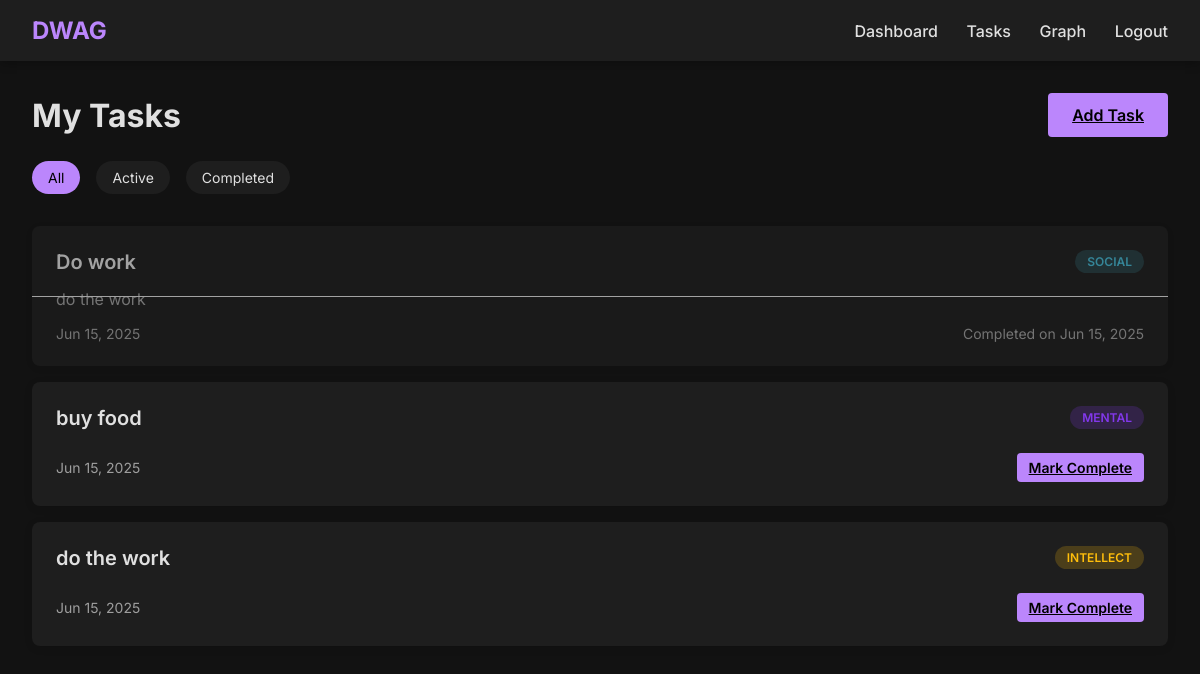
The page /view_tasks (signed in) on the database as committed earlier.
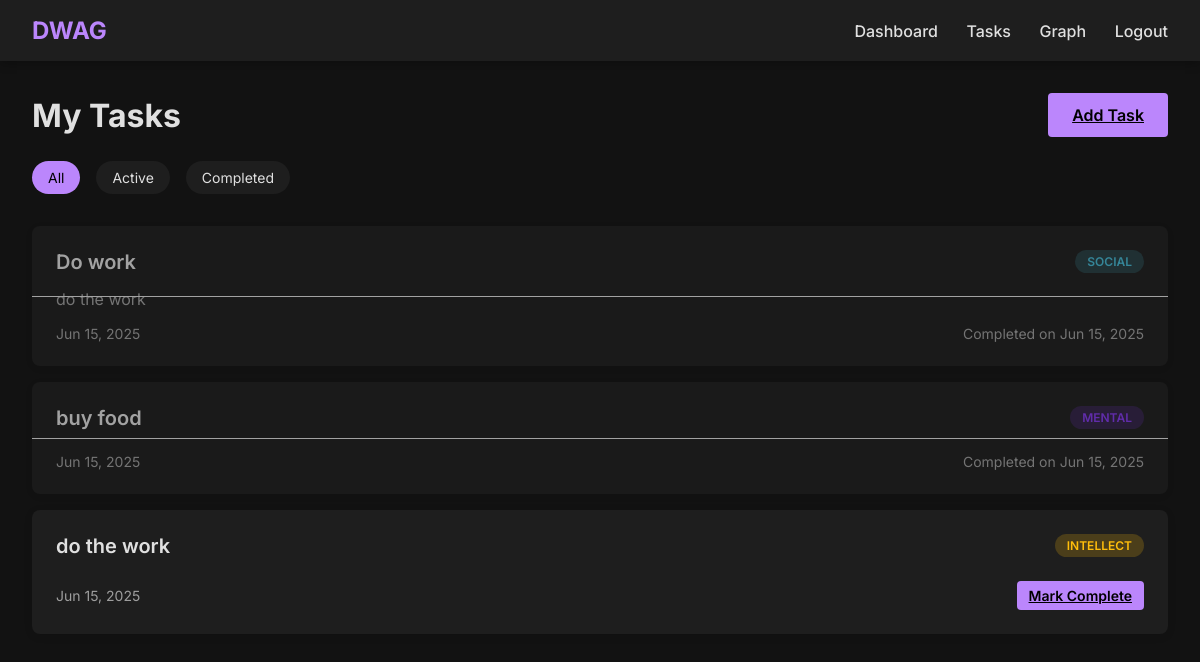
The same page on the database as committed later.
### app.py (models this page shows)
class Task(db.Model):
    id = db.Column(db.Integer, primary_key=True)
    title = db.Column(db.String(100), nullable=False)
    description = db.Column(db.Text)
    category = db.Column(db.String(50), nullable=False)
    completed = db.Column(db.Boolean, default=False)
    date_created = db.Column(db.DateTime, default=datetime.utcnow)
    user_id = db.Column(db.Integer, db.ForeignKey('user.id'), nullable=False)

### app.py (the view)
@app.route('/view_tasks')
def view_tasks():
    if 'user_id' not in session:
        return redirect(url_for('login'))
    tasks = Task.query.filter_by(user_id=session['user_id']).all()
    return render_template('view_tasks.html', tasks=tasks)

### templates/view_tasks.html (shortened to what this page needs)
{% extends "base.html" %}
{% block content %}
<div class="tasks-header">
    <h1>My Tasks</h1>
    <a href="{{ url_for('add_task') }}" class="btn btn-primary">Add Task</a>
</div>
<div class="task-filters">
    <a href="?filter=all" class="filter-btn {% if request.args.get('filter') == 'all' or not request.args.get('filter') %}active{% endif %}">All</a>
    <a href="?filter=active" class="filter-btn {% if request.args.get('filter') == 'active' %}active{% endif %}">Active</a>
    <a href="?filter=completed" class="filter-btn {% if request.args.get('filter') == 'completed' %}active{% endif %}">Completed</a>
</div>
<div class="task-list">
    {% if tasks %}
        {% for task in tasks %}
            <div class="task-card {% if task.completed %}completed{% endif %}">
                <div class="task-title">
                    <span>{{ task.title }}</span>
                    <span class="task-category category-{{ task.category.lower() }}">{{ task.category }}</span>
                </div>
                <p class="task-description">{{ task.description }}</p>
                <div class="task-footer">
                    <span>{{ task.date_created.strftime('%b %d, %Y') }}</span>
                    {% if not task.completed %}
                        <a href="{{ url_for('complete_task', task_id=task.id) }}" class="btn btn-small">Mark Complete</a>
                    {% else %}
                        <span>Completed on {{ task.date_created.strftime('%b %d, %Y') }}</span>
                    {% endif %}
                </div>
            </div>
        {% endfor %}
    {% else %}
        <p>No tasks found. <a href="{{ url_for('add_task') }}">Add your first task</a> to get started!</p>
    {% endif %}
</div>
{% endblock %}

### templates/base.html (shortened to what this page needs)
<!DOCTYPE html>
<html lang="en">
<head>
    <link rel="stylesheet" href="{{ url_for('static', filename='css/style.css') }}">
</head>
<body>
    <nav class="navbar">
        <div class="container">
            <a href="{{ url_for('index') }}" class="logo">DWAG</a>
            <div class="nav-links">
                {% if 'user_id' in session %}
                    <a href="{{ url_for('dashboard') }}">Dashboard</a>
                    <a href="{{ url_for('view_tasks') }}">Tasks</a>
                    <a href="{{ url_for('graph') }}">Graph</a>
                    <a href="{{ url_for('logout') }}">Logout</a>
                {% else %}
                    <a href="{{ url_for('login') }}">Login</a>
                    <a href="{{ url_for('register') }}">Register</a>
                {% endif %}
            </div>
        </div>
    </nav>
    <div class="container">
        {% block content %}{% endblock %}
    </div>
</body>
</html>

### static/css/style.css (style rules this page uses)
:root { --bg-color: #121212; --card-bg: #1e1e1e; --text-color: #e0e0e0; --text-muted: #9e9e9e; --primary: #bb86fc; --primary-variant: #3700b3; --secondary: #03dac6; --error: #cf6679; --success: #4caf50; --warning: #ff9800; --info: #2196f3; }
* { margin: 0; padding: 0; box-sizing: border-box; font-family: 'Inter', sans-serif; }
body { background-color: var(--bg-color); color: var(--text-color); min-height: 100vh; }
.container { max-width: 1200px; margin: 0 auto; padding: 2rem; }
.navbar { background-color: var(--card-bg); padding: 1rem 0; box-shadow: 0 2px 10px rgba(0, 0, 0, 0.3); }
.navbar .container { display: flex; justify-content: space-between; align-items: center; padding: 0 2rem; }
.logo { font-size: 1.5rem; font-weight: 700; color: var(--primary); text-decoration: none; }
.nav-links a { color: var(--text-color); text-decoration: none; margin-left: 1.5rem; font-weight: 500; transition: color 0.3s; }
.btn { padding: 0.75rem 1.5rem; background-color: var(--primary); color: #000; border: none; border-radius: 4px; font-weight: 600; cursor: pointer; transition: background-color 0.3s; }
.task-list { margin-top: 2rem; }
.task-card { background-color: var(--card-bg); padding: 1.5rem; border-radius: 8px; margin-bottom: 1rem; box-shadow: 0 2px 8px rgba(0, 0, 0, 0.1); }
.task-title { font-size: 1.25rem; font-weight: 600; margin-bottom: 0.5rem; display: flex; justify-content: space-between; }
.task-category { display: inline-block; padding: 0.25rem 0.75rem; border-radius: 20px; font-size: 0.75rem; font-weight: 600; margin-bottom: 0.5rem; }
.task-description { color: var(--text-muted); margin-bottom: 1rem; }
.task-footer { display: flex; justify-content: space-between; align-items: center; font-size: 0.875rem; color: var(--text-muted); }
.completed { opacity: 0.7; position: relative; }
.completed::after { content: ''; position: absolute; top: 50%; left: 0; right: 0; height: 1px; background-color: var(--text-color); }
.tasks-header { display: flex; justify-content: space-between; align-items: center; margin-bottom: 1.5rem; }
.task-filters { display: flex; gap: 1rem; margin-bottom: 1.5rem; }
.filter-btn { padding: 0.5rem 1rem; background-color: var(--card-bg); color: var(--text-color); border-radius: 20px; text-decoration: none; font-size: 0.875rem; transition: all 0.3s; }
.filter-btn.active { background-color: var(--primary); color: #000; }
.btn-small { padding: 0.375rem 0.75rem; font-size: 0.875rem; }
.category-social { background-color: rgba(69, 183, 209, 0.2); color: #45B7D1; }
.category-intellect { background-color: rgba(255, 190, 11, 0.2); color: #FFBE0B; }
.category-mental { background-color: rgba(131, 56, 236, 0.2); color: #8338EC; }

Rows that differ between the two databases and show on the page:
changed Task "buy food": date_created (not shown) → "Jun 15, 2025"; completed "Mark Complete" → "Completed on"
